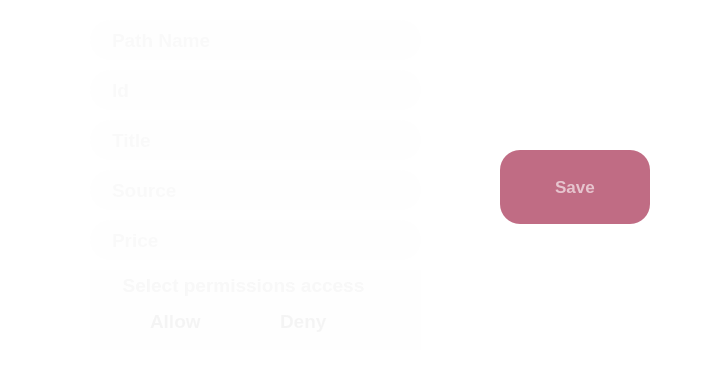
     <widget class="QFrame" name="add_Data_Frame">
      <property name="enabled">
       <bool>true</bool>
      </property>
      <property name="geometry">
       <rect>
        <x>10</x>
        <y>1000</y>
        <width>721</width>
        <height>371</height>
       </rect>
      </property>
      <property name="styleSheet">
       <string notr="true">background-color: rgba(240, 240, 240,0);</string>
      </property>
      <property name="frameShape">
       <enum>QFrame::StyledPanel</enum>
      </property>
      <property name="frameShadow">
       <enum>QFrame::Raised</enum>
      </property>
      <widget class="QLineEdit" name="path_Name_Add_Data_Edited_Text">
       <property name="enabled">
        <bool>true</bool>
       </property>
       <property name="geometry">
        <rect>
         <x>90</x>
         <y>20</y>
         <width>331</width>
         <height>40</height>
        </rect>
       </property>
       <property name="font">
        <font>
         <family>Ubuntu</family>
         <pointsize>14</pointsize>
         <bold>true</bold>
        </font>
       </property>
       <property name="accessibleName">
        <string/>
       </property>
       <property name="accessibleDescription">
        <string/>
       </property>
       <property name="autoFillBackground">
        <bool>false</bool>
       </property>
       <property name="styleSheet">
        <string notr="true">background-color: rgba(240,240,240,0.05);
border-radius: 20px;
Padding-left:20px;
font-size:14pt;
font-weight:bold;
color : rgba(240, 240, 240, 0.7);</string>
       </property>
       <property name="inputMask">
        <string/>
       </property>
       <property name="text">
        <string/>
       </property>
       <property name="frame">
        <bool>true</bool>
       </property>
       <property name="cursorPosition">
        <number>0</number>
       </property>
       <property name="dragEnabled">
        <bool>false</bool>
       </property>
       <property name="readOnly">
        <bool>false</bool>
       </property>
       <property name="placeholderText">
        <string>Path Name</string>
       </property>
       <property name="clearButtonEnabled">
        <bool>true</bool>
       </property>
      </widget>
      <widget class="QLineEdit" name="id_Add_Data_Edited_Text">
       <property name="enabled">
        <bool>true</bool>
       </property>
       <property name="geometry">
        <rect>
         <x>90</x>
         <y>70</y>
         <width>331</width>
         <height>40</height>
        </rect>
       </property>
       <property name="font">
        <font>
         <family>Ubuntu</family>
         <pointsize>14</pointsize>
         <bold>true</bold>
        </font>
       </property>
       <property name="accessibleName">
        <string/>
       </property>
       <property name="accessibleDescription">
        <string/>
       </property>
       <property name="autoFillBackground">
        <bool>false</bool>
       </property>
       <property name="styleSheet">
        <string notr="true">background-color: rgba(240,240,240,0.05);
border-radius: 20px;
Padding-left:20px;
font-size:14pt;
font-weight:bold;
color : rgba(240, 240, 240, 0.7);</string>
       </property>
       <property name="inputMask">
        <string/>
       </property>
       <property name="text">
        <string/>
       </property>
       <property name="frame">
        <bool>true</bool>
       </property>
       <property name="cursorPosition">
        <number>0</number>
       </property>
       <property name="dragEnabled">
        <bool>false</bool>
       </property>
       <property name="readOnly">
        <bool>false</bool>
       </property>
       <property name="placeholderText">
        <string>Id</string>
       </property>
       <property name="clearButtonEnabled">
        <bool>true</bool>
       </property>
      </widget>
      <widget class="QLineEdit" name="title_Add_Data_Edited_Text">
       <property name="enabled">
        <bool>true</bool>
       </property>
       <property name="geometry">
        <rect>
         <x>90</x>
         <y>120</y>
         <width>331</width>
         <height>40</height>
        </rect>
       </property>
       <property name="font">
        <font>
         <family>Ubuntu</family>
         <pointsize>14</pointsize>
         <bold>true</bold>
        </font>
       </property>
       <property name="accessibleName">
        <string/>
       </property>
       <property name="accessibleDescription">
        <string/>
       </property>
       <property name="autoFillBackground">
        <bool>false</bool>
       </property>
       <property name="styleSheet">
        <string notr="true">background-color: rgba(240,240,240,0.05);
border-radius: 20px;
Padding-left:20px;
font-size:14pt;
font-weight:bold;
color : rgba(240, 240, 240, 0.7);</string>
       </property>
       <property name="inputMask">
        <string/>
       </property>
       <property name="text">
        <string/>
       </property>
       <property name="frame">
        <bool>true</bool>
       </property>
       <property name="cursorPosition">
        <number>0</number>
       </property>
       <property name="dragEnabled">
        <bool>false</bool>
       </property>
       <property name="readOnly">
        <bool>false</bool>
       </property>
       <property name="placeholderText">
        <string>Title</string>
       </property>
       <property name="clearButtonEnabled">
        <bool>true</bool>
       </property>
      </widget>
      <widget class="QLineEdit" name="source_Add_Data_Edited_Text">
       <property name="enabled">
        <bool>true</bool>
       </property>
       <property name="geometry">
        <rect>
         <x>90</x>
         <y>170</y>
         <width>331</width>
         <height>40</height>
        </rect>
       </property>
       <property name="font">
        <font>
         <family>Ubuntu</family>
         <pointsize>14</pointsize>
         <bold>true</bold>
        </font>
       </property>
       <property name="accessibleName">
        <string/>
       </property>
       <property name="accessibleDescription">
        <string/>
       </property>
       <property name="autoFillBackground">
        <bool>false</bool>
       </property>
       <property name="styleSheet">
        <string notr="true">background-color: rgba(240,240,240,0.05);
border-radius: 20px;
Padding-left:20px;
font-size:14pt;
font-weight:bold;
color : rgba(240, 240, 240, 0.7);</string>
       </property>
       <property name="inputMask">
        <string/>
       </property>
       <property name="text">
        <string/>
       </property>
       <property name="frame">
        <bool>true</bool>
       </property>
       <property name="cursorPosition">
        <number>0</number>
       </property>
       <property name="dragEnabled">
        <bool>false</bool>
       </property>
       <property name="readOnly">
        <bool>false</bool>
       </property>
       <property name="placeholderText">
        <string>Source</string>
       </property>
       <property name="clearButtonEnabled">
        <bool>true</bool>
       </property>
      </widget>
      <widget class="QLineEdit" name="price_Add_Data_Edited_Text">
       <property name="enabled">
        <bool>true</bool>
       </property>
       <property name="geometry">
        <rect>
         <x>90</x>
         <y>220</y>
         <width>331</width>
         <height>40</height>
        </rect>
       </property>
       <property name="font">
        <font>
         <family>Ubuntu</family>
         <pointsize>14</pointsize>
         <bold>true</bold>
        </font>
       </property>
       <property name="accessibleName">
        <string/>
       </property>
       <property name="accessibleDescription">
        <string/>
       </property>
       <property name="autoFillBackground">
        <bool>false</bool>
       </property>
       <property name="styleSheet">
        <string notr="true">background-color: rgba(240,240,240,0.05);
border-radius: 20px;
Padding-left:20px;
font-size:14pt;
font-weight:bold;
color : rgba(240, 240, 240, 0.7);</string>
       </property>
       <property name="inputMask">
        <string/>
       </property>
       <property name="text">
        <string/>
       </property>
       <property name="frame">
        <bool>true</bool>
       </property>
       <property name="cursorPosition">
        <number>0</number>
       </property>
       <property name="dragEnabled">
        <bool>false</bool>
       </property>
       <property name="readOnly">
        <bool>false</bool>
       </property>
       <property name="placeholderText">
        <string>Price</string>
       </property>
       <property name="clearButtonEnabled">
        <bool>true</bool>
       </property>
      </widget>
      <widget class="QWidget" name="permission_Access_Widget" native="true">
       <property name="geometry">
        <rect>
         <x>90</x>
         <y>270</y>
         <width>331</width>
         <height>80</height>
        </rect>
       </property>
       <property name="styleSheet">
        <string notr="true">background-color: rgba(240,240,240,0.05);</string>
       </property>
       <widget class="QTextBrowser" name="textBrowser">
        <property name="geometry">
         <rect>
          <x>0</x>
          <y>0</y>
          <width>287</width>
          <height>40</height>
         </rect>
        </property>
        <property name="styleSheet">
         <string notr="true">background-color: rgba(240,240,240,0);
border-radius: 20px;
Padding-left:20px;
font-size:14pt;
font-weight:bold;
color : rgba(240, 240, 240, 0.5);</string>
        </property>
        <property name="html">
         <string>&lt;!DOCTYPE HTML PUBLIC &quot;-//W3C//DTD HTML 4.0//EN&quot; &quot;http://www.w3.org/TR/REC-html40/strict.dtd&quot;&gt;
&lt;html&gt;&lt;head&gt;&lt;meta name=&quot;qrichtext&quot; content=&quot;1&quot; /&gt;&lt;meta charset=&quot;utf-8&quot; /&gt;&lt;style type=&quot;text/css&quot;&gt;
p, li { white-space: pre-wrap; }
hr { height: 1px; border-width: 0; }
li.unchecked::marker { content: &quot;\2610&quot;; }
li.checked::marker { content: &quot;\2612&quot;; }
&lt;/style&gt;&lt;/head&gt;&lt;body style=&quot; font-family:'Ubuntu'; font-size:14pt; font-weight:700; font-style:normal;&quot;&gt;
&lt;p align=&quot;center&quot; style=&quot; margin-top:0px; margin-bottom:0px; margin-left:0px; margin-right:0px; -qt-block-indent:0; text-indent:0px;&quot;&gt;Select permissions access&lt;/p&gt;&lt;/body&gt;&lt;/html&gt;</string>
        </property>
       </widget>
       <widget class="QRadioButton" name="Allow_radioButton">
        <property name="geometry">
         <rect>
          <x>40</x>
          <y>40</y>
          <width>81</width>
          <height>23</height>
         </rect>
        </property>
        <property name="styleSheet">
         <string notr="true">background-color: rgba(240,240,240,0);
font-size:14pt;
font-weight:bold;
color : rgba(240, 240, 240, 0.7);</string>
        </property>
        <property name="text">
         <string>Allow</string>
        </property>
       </widget>
       <widget class="QRadioButton" name="Deny_radioButton">
        <property name="geometry">
         <rect>
          <x>170</x>
          <y>40</y>
          <width>112</width>
          <height>23</height>
         </rect>
        </property>
        <property name="styleSheet">
         <string notr="true">background-color: rgba(240,240,240,0);
font-size:14pt;
font-weight:bold;
color : rgba(240, 240, 240, 0.7);</string>
        </property>
        <property name="text">
         <string>Deny</string>
        </property>
       </widget>
      </widget>
      <widget class="QPushButton" name="save_After_Add_Data_Button">
       <property name="geometry">
        <rect>
         <x>500</x>
         <y>150</y>
         <width>150</width>
         <height>74</height>
        </rect>
       </property>
       <property name="styleSheet">
        <string notr="true">background-color: rgba(192, 108, 132, 1);
font-size:13pt;
font-weight:bold;
border-radius:20px;
color:rgba(255, 255, 255, 0.6);


</string>
       </property>
       <property name="text">
        <string>Save</string>
       </property>
      </widget>
     </widget>
